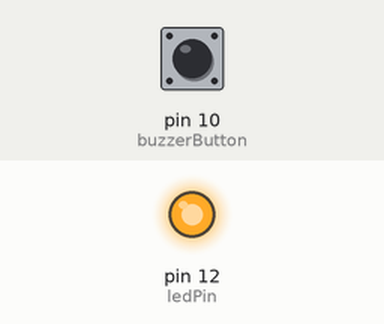
The sketch below on a simulated Arduino Nano, built with avr-gcc and run on an emulated ATmega328P. Shown: output pins drawn as LEDs (lit = HIGH). The test bench sets the inputs (shaded band); at power-on: pin 10 (buzzerButton) HIGH. What the sketch prints to the serial monitor is not drawn.

Above: at 1.2 s.
1.3 s: pin 10 (buzzerButton) pulled LOW for 0.15 s
At 1.37 s:
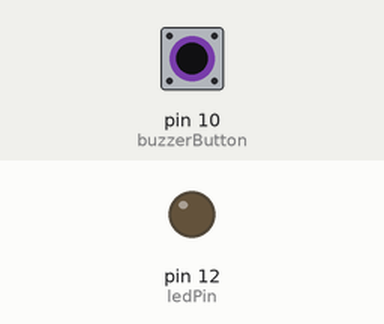
2.9 s: pin 10 (buzzerButton) pulled LOW for 3.2 s
At 6.4 s:
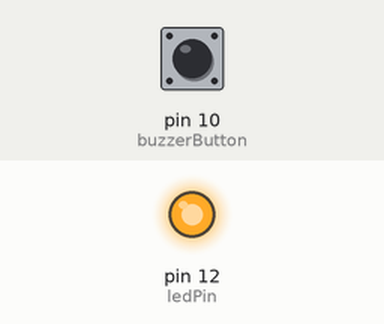
Timing chart, 0 to 7.9 s (numbered marks = the images above; inputs shaded):
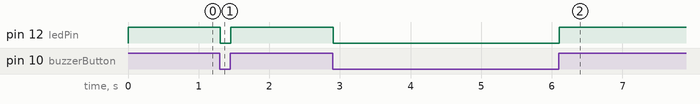

The sketch:

sketch_sep20a.ino
```cpp
int photoPin = A6;
//+ -> +
//sig -> -
//- -> sig
//active - low

// void setup() {
//   Serial.begin(9600);
//   pinMode(photoPin, INPUT);

// }

// void loop() {
//   Serial.println(analogRead(photoPin));
//   delay(50);

// }

int ledPin = 12;
int buzzerPin = 11;
int buzzerButton = 10;

int button1Val = 0;

void setup () {
  Serial.begin(9600);
  pinMode(ledPin, OUTPUT);
  pinMode(buzzerButton, INPUT);
  digitalWrite(buzzerButton, HIGH);
  Serial.print("Starting");
}


void loop() {
  button1Val = digitalRead(buzzerButton);
  Serial.println(digitalRead(button1Val));
  if (button1Val == HIGH) {

    // digitalWrite(buzzerPin, LOW);
    digitalWrite(ledPin, HIGH);

  } else {

    // digitalWrite(buzzerPin, HIGH);
  digitalWrite(ledPin, LOW);

  }
  // digitalWrite(ledPin, HIGH);
  // delay(1000);
  // tone(buzzerPin, 4000);
  // delay(1000);
}
```

Measured:
- after the input at 1.3 s, pin 12 (ledPin): HIGH → LOW at once, → HIGH 0.15 s later
- after the input at 2.9 s, pin 12 (ledPin): HIGH → LOW at once, → HIGH 3.2 s later
